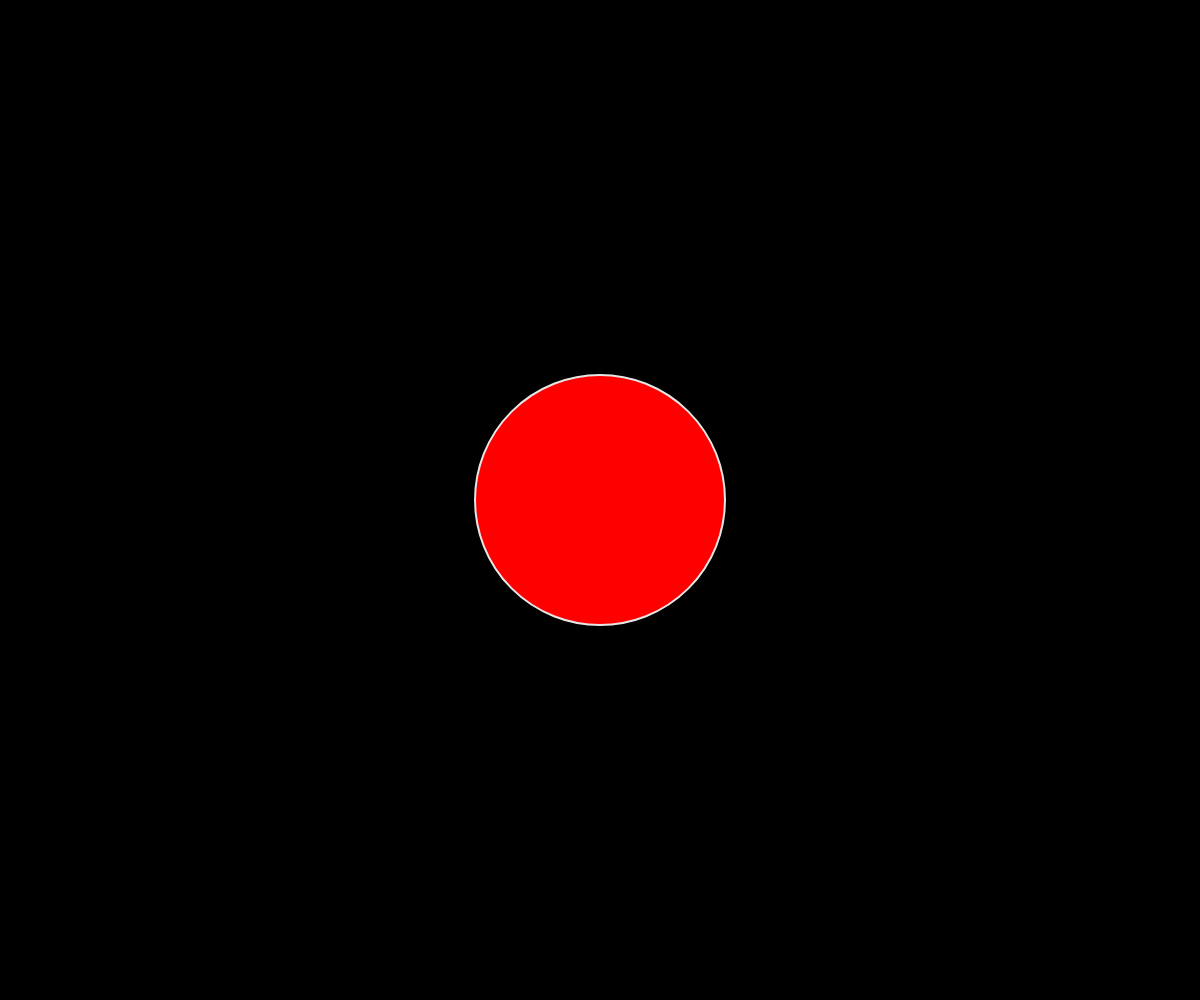
Frame 1 (no input)
Frame 60 (no input): identical to frame 1, image omitted
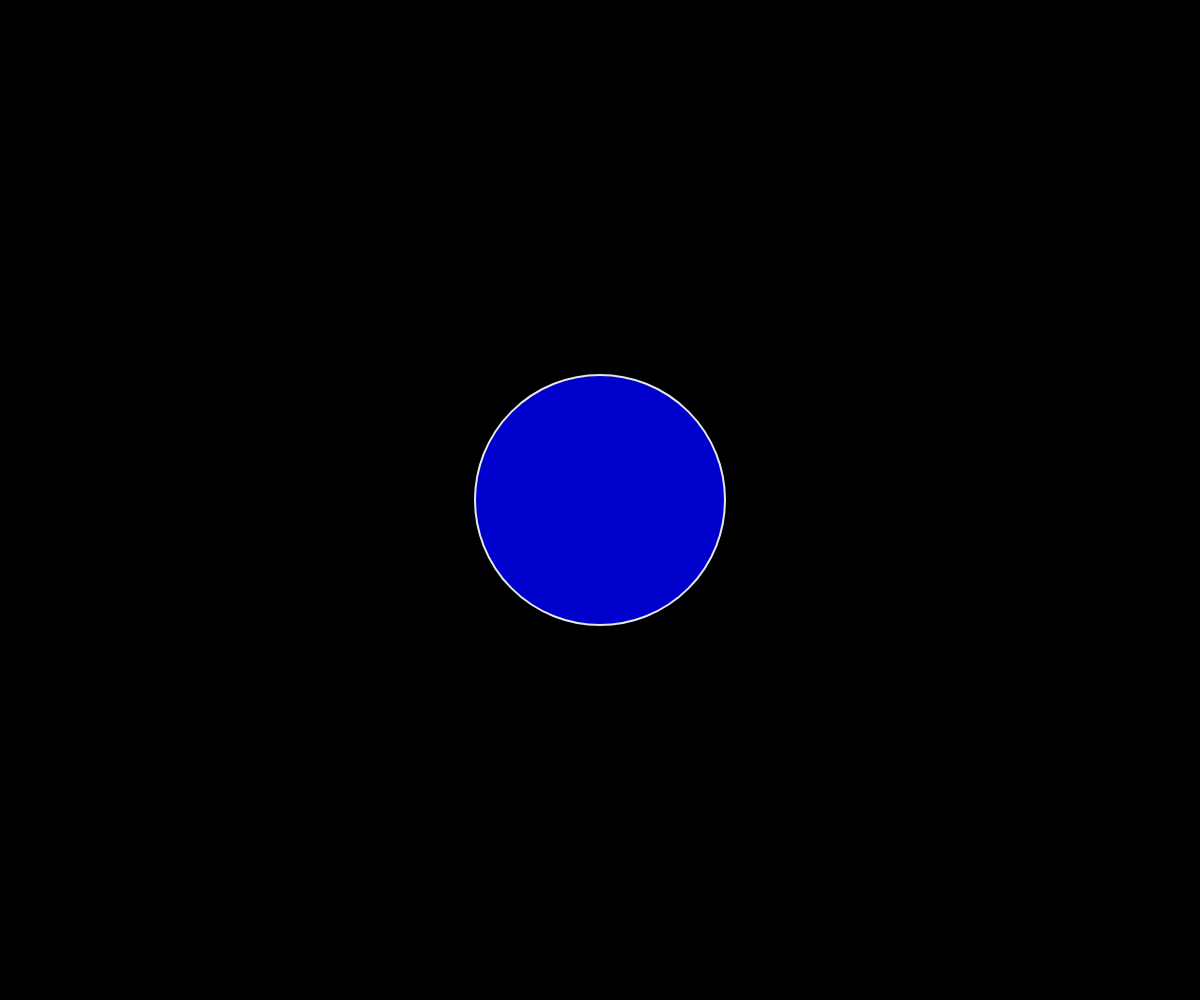
Frame 120 (the mouse pressed at the canvas centre since frame 60)

The p5.js sketch that drew these frames (run headless with seeded random() and noise() and a simulated clock; from frame 60 on, the mouse is pressed at the canvas centre):

// p5.js sketch
// ── sketch.js
let laranjas;

function setup() {
	createCanvas(windowWidth, windowHeight);
	background(0);

}

function draw() {

	background(0)

	if(mouseY>=height/2 && mouseX<=width/2)  
    fill	(0,0,205); // azul

    else if(mouseY<height/2 && mouseX<=width/2) 
    fill	(255,0,0); // vermelho

    else if(mouseY<height/2 && mouseX>width/2) 
    fill	(0,255,0); // verde 

	else{
		 noFill();
	}

	stroke(230);
	strokeWeight(2);
	circle(width / 2, height / 2, height / 4);
}
